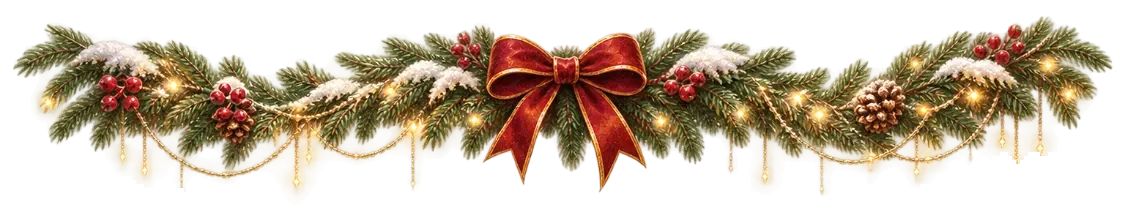
#> input picture docs/ny-book/_tmp/garland-long.webp, 1125 x 224 px, found by its file name
$ python make-player-decor.py
#> lines starting #> are read from the running program, lines starting #| are printed output that depends on the picture
#!/usr/bin/env python3
"""Лёгкие копии существующих ассетов «Книги» для ТЕЛЕФОНА игрока (10.75, HANDOFF §3fc).
Новых картинок не рисуется: берутся готовые файлы проекта и уменьшаются под ширину телефона (≤ 3× от 440 css-px на гирлянде).
  garland-long.webp (1125×224, 100 КБ)  -> player-garland.webp  (640 px шириной)
  snow-hill-hi.webp (1700×208, 106 КБ)  -> player-hill.webp     (обрезан верх 28 px — там остаток соседнего сугроба; 900 px шириной)
  tree-4.webp (384×584, 61 КБ)          -> player-tree.webp     (высота 180 px)
Запуск: python3 -I scripts/ny-book/make-player-decor.py   (из корня репозитория)"""
from PIL import Image
import os

SRC = 'public/ny-book'


def save(im, name):
    out = os.path.join(SRC, name)
    im.save(out, 'WEBP', quality=84, method=6)
    print(name, im.size, os.path.getsize(out), 'байт')


g = Image.open(f'{SRC}/_tmp/garland-long.webp').convert('RGBA')
#> g is the input picture: PIL image 1125x224 RGBA; mean R, G, B, A 82.1, 66.6, 45.2, 102.7
save(g.resize((640, round(g.height * 640 / g.width)), Image.LANCZOS), 'player-garland.webp')
#> in save, `im.save(out, 'WEBP', quality=84, method=6)`:
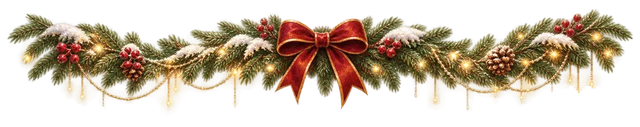
#> saved as player-garland.webp: PIL image 640x127 RGBA; mean R, G, B, A 75.9, 60.3, 38.7, 102.8; transparent parts drawn white
#| player-garland.webp (640, 127) 43826 байт

h = Image.open(f'{SRC}/snow-hill-hi.webp').convert('RGBA')
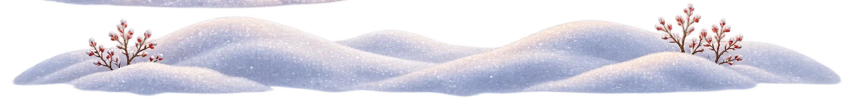
#> input picture docs/ny-book/snow-hill-hi.webp, 1700 x 208 px, found by its file name (shown at 1/2 size)
#> h is the input picture: PIL image 1700x208 RGBA; mean R, G, B, A 160.1, 157.9, 168.8, 130.6
h = h.crop((0, 28, h.width, h.height))
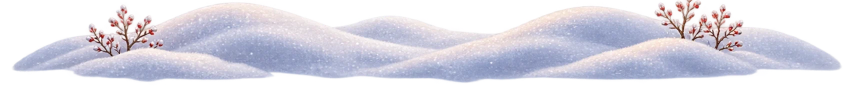
#> h: PIL image 1700x180 RGBA (shown at 1/2 size); mean R, G, B, A 163.5, 161.3, 173.2, 145.2; transparent parts drawn white
save(h.resize((900, round(h.height * 900 / h.width)), Image.LANCZOS), 'player-hill.webp')
#> call 2 of save, with name = 'player-hill.webp'
#> in save (call 2), `im.save(out, 'WEBP', quality=84, method=6)`:
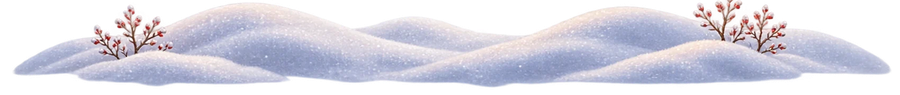
#> saved as player-hill.webp: PIL image 900x95 RGBA; mean R, G, B, A 130.3, 128.2, 140.1, 145.3; transparent parts drawn white
#| player-hill.webp (900, 95) 33600 байт

#> (the run stopped early here; a loop or call above may not have finished)
